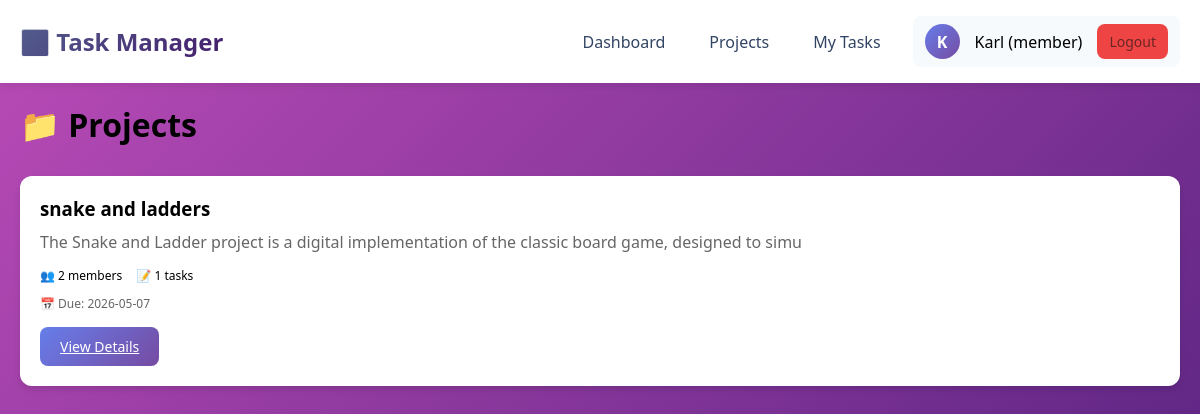
The app's page /projects (signed in) with its own data.
### app.py (models this page shows)
class User(UserMixin, db.Model):
    id = db.Column(db.Integer, primary_key=True)
    name = db.Column(db.String(100), nullable=False)
    email = db.Column(db.String(100), unique=True, nullable=False)
    password = db.Column(db.String(200), nullable=False)
    role = db.Column(db.String(20), default='member')
    created_at = db.Column(db.DateTime, default=datetime.utcnow)
    projects_created = db.relationship('Project', foreign_keys='Project.created_by', backref='creator')
    tasks_created = db.relationship('Task', foreign_keys='Task.created_by', backref='creator')
    tasks_assigned = db.relationship('Task', foreign_keys='Task.assigned_to', backref='assignee')
    project_memberships = db.relationship('ProjectMember', backref='user')

class Project(db.Model):
    id = db.Column(db.Integer, primary_key=True)
    name = db.Column(db.String(200), nullable=False)
    description = db.Column(db.Text)
    status = db.Column(db.String(50), default='active')
    created_by = db.Column(db.Integer, db.ForeignKey('user.id'))
    created_at = db.Column(db.DateTime, default=datetime.utcnow)
    deadline = db.Column(db.Date, nullable=True)
    members = db.relationship('ProjectMember', backref='project', cascade='all, delete-orphan')
    tasks = db.relationship('Task', backref='project', cascade='all, delete-orphan')

### app.py (the view)
@app.route('/projects')
@login_required
def projects():
    if current_user.role == 'admin':
        projects = Project.query.order_by(Project.created_at.desc()).all()
        for project in projects:
            project.member_count = ProjectMember.query.filter_by(project_id=project.id).count()
            project.task_count = Task.query.filter_by(project_id=project.id).count()
    else:
        projects = db.session.query(Project).join(
            ProjectMember, Project.id == ProjectMember.project_id
        ).filter(
            ProjectMember.user_id == current_user.id
        ).order_by(Project.created_at.desc()).all()
        for project in projects:
            project.member_count = ProjectMember.query.filter_by(project_id=project.id).count()
            project.task_count = Task.query.filter_by(project_id=project.id).count()
    return render_template('projects.html', projects=projects)

### app.py (called while the page is built)
@login_manager.user_loader
def load_user(user_id):
    return User.query.get(int(user_id))

### templates/projects.html (shortened to what this page needs)
{% extends "base.html" %}
{% block content %}
<div style="display: flex; justify-content: space-between; align-items: center; margin-bottom: 30px;">
    <h1>📁 Projects</h1>
</div>
<div class="grid">
    {% for project in projects %}
    <div class="card">
        <h3>{{ project.name }}</h3>
        <p style="color: #666; margin: 10px 0;">{{ project.description[:100] if project.description else 'No description' }}</p>
        <div style="margin: 10px 0;">
            <span style="font-size: 12px;">👥 {{ project.member_count }} members</span>
            <span style="font-size: 12px; margin-left: 10px;">📝 {{ project.task_count }} tasks</span>
        </div>
        {% if project.deadline %}
        <div style="font-size: 12px; color: #666; margin-bottom: 15px;">📅 Due: {{ project.deadline }}</div>
        {% endif %}
        <a href="{{ url_for('project_detail', project_id=project.id) }}" class="btn btn-primary" style="display: inline-block;">View Details</a>
    </div>
    {% endfor %}
</div>
{% endblock %}

### templates/base.html (shortened to what this page needs)
<!DOCTYPE html>
<html lang="en">
<head>
</head>
<body>
    {% if current_user.is_authenticated %}
    <nav class="navbar">
        <div class="navbar-container">
            <a href="{{ url_for('dashboard') }}" class="navbar-brand">✅ Task Manager</a>
            <div class="navbar-menu">
                <a href="{{ url_for('dashboard') }}">Dashboard</a>
                <a href="{{ url_for('projects') }}">Projects</a>
                <a href="{{ url_for('my_tasks') }}">My Tasks</a>
                <div class="user-info">
                    <div class="user-avatar">{{ current_user.name[0].upper() }}</div>
                    <span>{{ current_user.name }} ({{ current_user.role }})</span>
                    <a href="{{ url_for('logout') }}" class="logout-btn btn">Logout</a>
                </div>
            </div>
        </div>
    </nav>
    {% endif %}
    <div class="container">
        {% block content %}{% endblock %}
    </div>
</body>
</html>

### templates/base.html (style rules this page uses)
* { margin: 0; padding: 0; box-sizing: border-box; }
body { font-family: 'Segoe UI', Tahoma, Geneva, Verdana, sans-serif; background: linear-gradient(135deg, #ba4bb7 0%, #4d1f7a 100%); min-height: 100vh; }
.container { max-width: 1200px; margin: 0 auto; padding: 20px; }
.navbar { background: white; box-shadow: 0 2px 10px rgba(0,0,0,0.1); position: sticky; top: 0; z-index: 1000; }
.navbar-container { max-width: 1200px; margin: 0 auto; padding: 1rem 20px; display: flex; justify-content: space-between; align-items: center; }
.navbar-brand { font-size: 1.5rem; font-weight: bold; background: linear-gradient(135deg, #525d8d 0%, #451e6c 100%); -webkit-background-clip: text; -webkit-text-fill-color: transparent; text-decoration: none; }
.navbar-menu { display: flex; gap: 20px; align-items: center; }
.navbar-menu a { color: #314464; text-decoration: none; padding: 8px 12px; border-radius: 8px; transition: all 0.3s; }
.user-info { display: flex; align-items: center; gap: 15px; padding: 8px 12px; background: #f7fafc; border-radius: 8px; }
.user-avatar { width: 35px; height: 35px; background: linear-gradient(135deg, #667eea 0%, #764ba2 100%); border-radius: 50%; display: flex; align-items: center; justify-content: center; color: white; font-weight: bold; }
.logout-btn { background: #ef4444; color: rgb(106, 37, 37) !important; }
.card { background: white; border-radius: 12px; padding: 20px; box-shadow: 0 4px 6px rgba(0,0,0,0.1); transition: transform 0.3s, box-shadow 0.3s; }
.btn { padding: 10px 20px; border: none; border-radius: 8px; cursor: pointer; font-size: 14px; transition: all 0.3s; }
.btn-primary { background: linear-gradient(135deg, #667eea 0%, #764ba2 100%); color: white; }
.grid { display: grid; grid-template-columns: repeat(auto-fit, minmax(300px, 1fr)); gap: 20px; margin-top: 20px; }

### records on screen
User: name "K", name "Karl", role "member"
Project: name "snake and ladders", description "The Snake and Ladder project is a digital implementation of the classic board game, designed to simu", member_count "2", task_count "1", deadline "2026-05-07"
